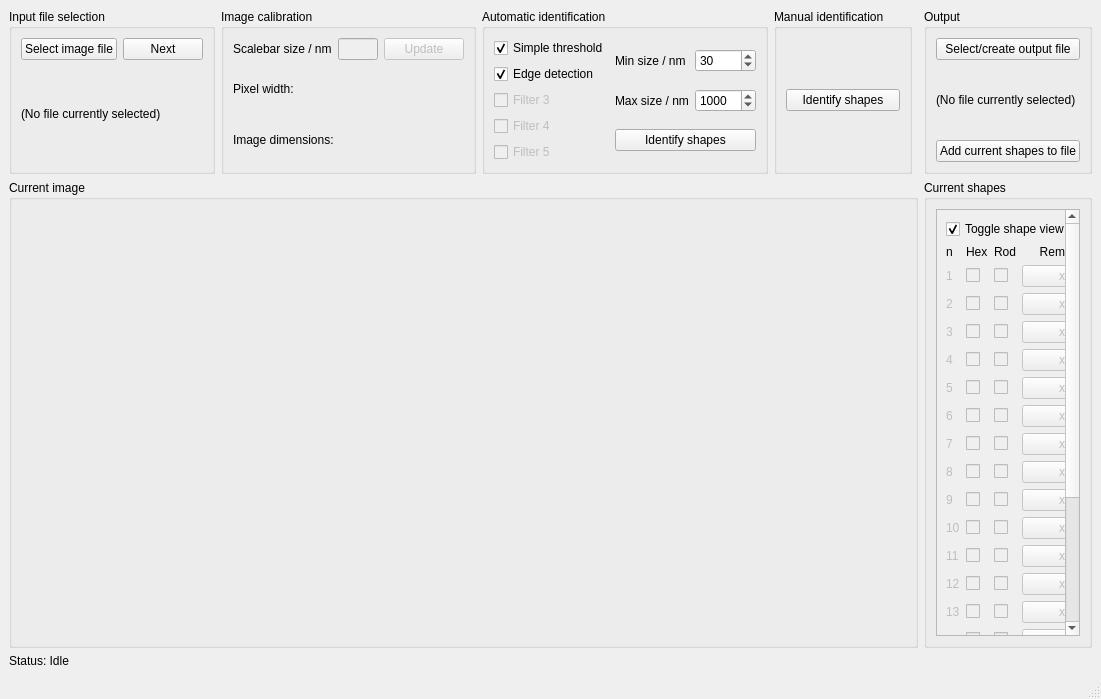
<?xml version="1.0" encoding="UTF-8"?>
<ui version="4.0">
 <class>MainWindow</class>
 <widget class="QMainWindow" name="MainWindow">
  <property name="geometry">
   <rect>
    <x>0</x>
    <y>0</y>
    <width>1101</width>
    <height>699</height>
   </rect>
  </property>
  <property name="windowTitle">
   <string>SEM Particle Counter</string>
  </property>
  <widget class="QWidget" name="centralwidget">
   <layout class="QGridLayout" name="gridLayout">
    <item row="0" column="4">
     <spacer name="horizontalSpacer_3">
      <property name="orientation">
       <enum>Qt::Horizontal</enum>
      </property>
      <property name="sizeHint" stdset="0">
       <size>
        <width>20</width>
        <height>20</height>
       </size>
      </property>
     </spacer>
    </item>
    <item row="2" column="0">
     <widget class="QLabel" name="label_statusbar">
      <property name="text">
       <string>Status: Idle</string>
      </property>
     </widget>
    </item>
    <item row="0" column="2">
     <widget class="QGroupBox" name="groupBox_5">
      <property name="title">
       <string>Automatic identification</string>
      </property>
      <layout class="QGridLayout" name="gridLayout_9">
       <item row="0" column="2">
        <layout class="QGridLayout" name="gridLayout_8">
         <item row="1" column="0" colspan="2">
          <widget class="QCheckBox" name="checkBox_f2">
           <property name="text">
            <string>Edge detection</string>
           </property>
           <property name="checked">
            <bool>true</bool>
           </property>
          </widget>
         </item>
         <item row="3" column="0" colspan="2">
          <widget class="QCheckBox" name="checkBox_f4">
           <property name="enabled">
            <bool>false</bool>
           </property>
           <property name="text">
            <string>Filter 4</string>
           </property>
           <property name="checkable">
            <bool>false</bool>
           </property>
          </widget>
         </item>
         <item row="2" column="0" colspan="2">
          <widget class="QCheckBox" name="checkBox_f3">
           <property name="enabled">
            <bool>false</bool>
           </property>
           <property name="text">
            <string>Filter 3</string>
           </property>
           <property name="checkable">
            <bool>false</bool>
           </property>
          </widget>
         </item>
         <item row="4" column="0" colspan="2">
          <widget class="QCheckBox" name="checkBox_f5">
           <property name="enabled">
            <bool>false</bool>
           </property>
           <property name="text">
            <string>Filter 5</string>
           </property>
           <property name="checkable">
            <bool>true</bool>
           </property>
          </widget>
         </item>
         <item row="0" column="0" colspan="2">
          <widget class="QCheckBox" name="checkBox_f1">
           <property name="text">
            <string>Simple threshold</string>
           </property>
           <property name="checked">
            <bool>true</bool>
           </property>
          </widget>
         </item>
        </layout>
       </item>
       <item row="0" column="3">
        <layout class="QGridLayout" name="gridLayout_7">
         <item row="1" column="0">
          <widget class="QLabel" name="label_4">
           <property name="text">
            <string>Max size / nm</string>
           </property>
          </widget>
         </item>
         <item row="0" column="1">
          <widget class="QSpinBox" name="spinBox_minsize">
           <property name="maximum">
            <number>10000</number>
           </property>
           <property name="value">
            <number>30</number>
           </property>
          </widget>
         </item>
         <item row="1" column="1">
          <widget class="QSpinBox" name="spinBox_maxsize">
           <property name="maximum">
            <number>10000</number>
           </property>
           <property name="value">
            <number>1000</number>
           </property>
          </widget>
         </item>
         <item row="0" column="0">
          <widget class="QLabel" name="label_3">
           <property name="text">
            <string>Min size / nm</string>
           </property>
          </widget>
         </item>
         <item row="2" column="0" colspan="2">
          <widget class="QPushButton" name="pushButton_autoidentify">
           <property name="text">
            <string>Identify shapes</string>
           </property>
          </widget>
         </item>
        </layout>
       </item>
      </layout>
     </widget>
    </item>
    <item row="0" column="3">
     <widget class="QGroupBox" name="groupBox_6">
      <property name="title">
       <string>Manual identification</string>
      </property>
      <layout class="QGridLayout" name="gridLayout_10">
       <item row="0" column="0">
        <widget class="QPushButton" name="pushButton_manualidentify">
         <property name="text">
          <string>Identify shapes</string>
         </property>
        </widget>
       </item>
      </layout>
     </widget>
    </item>
    <item row="0" column="5">
     <widget class="QGroupBox" name="groupBox_7">
      <property name="title">
       <string>Output</string>
      </property>
      <layout class="QGridLayout" name="gridLayout_11">
       <item row="0" column="0">
        <widget class="QPushButton" name="pushButton">
         <property name="text">
          <string>Select/create output file</string>
         </property>
        </widget>
       </item>
       <item row="1" column="0">
        <widget class="QLabel" name="label_6">
         <property name="text">
          <string>(No file currently selected)</string>
         </property>
        </widget>
       </item>
       <item row="2" column="0">
        <widget class="QPushButton" name="pushButton_2">
         <property name="text">
          <string>Add current shapes to file</string>
         </property>
        </widget>
       </item>
      </layout>
     </widget>
    </item>
    <item row="0" column="0">
     <widget class="QGroupBox" name="groupBox">
      <property name="title">
       <string>Input file selection</string>
      </property>
      <layout class="QGridLayout" name="gridLayout_3">
       <item row="0" column="0">
        <layout class="QGridLayout" name="gridLayout_2">
         <item row="0" column="0">
          <widget class="QPushButton" name="pushButton_fileinput">
           <property name="text">
            <string>Select image file</string>
           </property>
          </widget>
         </item>
         <item row="0" column="1">
          <widget class="QPushButton" name="pushButton_nextimage">
           <property name="text">
            <string>Next</string>
           </property>
          </widget>
         </item>
         <item row="1" column="0" colspan="2">
          <widget class="QLabel" name="label_inputname">
           <property name="text">
            <string>(No file currently selected)</string>
           </property>
           <property name="wordWrap">
            <bool>true</bool>
           </property>
          </widget>
         </item>
        </layout>
       </item>
      </layout>
     </widget>
    </item>
    <item row="0" column="1">
     <widget class="QGroupBox" name="groupBox_2">
      <property name="title">
       <string>Image calibration</string>
      </property>
      <layout class="QGridLayout" name="gridLayout_5">
       <item row="0" column="0">
        <layout class="QGridLayout" name="gridLayout_4">
         <item row="0" column="3">
          <widget class="QPushButton" name="pushButton_updatescalenm">
           <property name="enabled">
            <bool>false</bool>
           </property>
           <property name="text">
            <string>Update</string>
           </property>
          </widget>
         </item>
         <item row="0" column="0" colspan="2">
          <widget class="QLabel" name="label">
           <property name="text">
            <string>Scalebar size / nm</string>
           </property>
          </widget>
         </item>
         <item row="0" column="2">
          <widget class="QLineEdit" name="lineEdit_scalenm">
           <property name="enabled">
            <bool>false</bool>
           </property>
          </widget>
         </item>
         <item row="1" column="0" colspan="4">
          <widget class="QLabel" name="label_pxwidth">
           <property name="text">
            <string>Pixel width:</string>
           </property>
          </widget>
         </item>
         <item row="2" column="0" colspan="4">
          <widget class="QLabel" name="label_imdim">
           <property name="text">
            <string>Image dimensions:</string>
           </property>
          </widget>
         </item>
        </layout>
       </item>
      </layout>
     </widget>
    </item>
    <item row="1" column="0" colspan="5">
     <widget class="QGroupBox" name="groupBox_3">
      <property name="title">
       <string>Current image</string>
      </property>
      <layout class="QGridLayout" name="gridLayout_6">
       <item row="1" column="1">
        <spacer name="verticalSpacer">
         <property name="orientation">
          <enum>Qt::Vertical</enum>
         </property>
         <property name="sizeHint" stdset="0">
          <size>
           <width>20</width>
           <height>40</height>
          </size>
         </property>
        </spacer>
       </item>
       <item row="0" column="0">
        <spacer name="horizontalSpacer">
         <property name="orientation">
          <enum>Qt::Horizontal</enum>
         </property>
         <property name="sizeHint" stdset="0">
          <size>
           <width>40</width>
           <height>20</height>
          </size>
         </property>
        </spacer>
       </item>
       <item row="1" column="0">
        <layout class="QVBoxLayout" name="verticalLayout_plotwindow"/>
       </item>
      </layout>
     </widget>
    </item>
    <item row="1" column="5">
     <widget class="QGroupBox" name="groupBox_4">
      <property name="title">
       <string>Current shapes</string>
      </property>
      <layout class="QGridLayout" name="gridLayout_12">
       <item row="0" column="0" colspan="2">
        <widget class="QScrollArea" name="scrollArea">
         <property name="horizontalScrollBarPolicy">
          <enum>Qt::ScrollBarAlwaysOff</enum>
         </property>
         <property name="sizeAdjustPolicy">
          <enum>QAbstractScrollArea::AdjustToContents</enum>
         </property>
         <property name="widgetResizable">
          <bool>true</bool>
         </property>
         <widget class="QWidget" name="scrollAreaWidgetContents">
          <property name="geometry">
           <rect>
            <x>0</x>
            <y>0</y>
            <width>161</width>
            <height>636</height>
           </rect>
          </property>
          <layout class="QGridLayout" name="gridLayout_13">
           <item row="19" column="2">
            <widget class="QCheckBox" name="checkBox_rod_18">
             <property name="enabled">
              <bool>false</bool>
             </property>
             <property name="text">
              <string/>
             </property>
            </widget>
           </item>
           <item row="19" column="3">
            <widget class="QPushButton" name="pushButton_remove_18">
             <property name="enabled">
              <bool>false</bool>
             </property>
             <property name="text">
              <string>x</string>
             </property>
            </widget>
           </item>
           <item row="17" column="2">
            <widget class="QCheckBox" name="checkBox_rod_16">
             <property name="enabled">
              <bool>false</bool>
             </property>
             <property name="text">
              <string/>
             </property>
            </widget>
           </item>
           <item row="21" column="0">
            <widget class="QLabel" name="label_n_20">
             <property name="enabled">
              <bool>false</bool>
             </property>
             <property name="text">
              <string>20</string>
             </property>
            </widget>
           </item>
           <item row="18" column="1">
            <widget class="QCheckBox" name="checkBox_hex_17">
             <property name="enabled">
              <bool>false</bool>
             </property>
             <property name="text">
              <string/>
             </property>
            </widget>
           </item>
           <item row="16" column="1">
            <widget class="QCheckBox" name="checkBox_hex_15">
             <property name="enabled">
              <bool>false</bool>
             </property>
             <property name="text">
              <string/>
             </property>
            </widget>
           </item>
           <item row="15" column="2">
            <widget class="QCheckBox" name="checkBox_rod_14">
             <property name="enabled">
              <bool>false</bool>
             </property>
             <property name="text">
              <string/>
             </property>
            </widget>
           </item>
           <item row="14" column="2">
            <widget class="QCheckBox" name="checkBox_rod_13">
             <property name="enabled">
              <bool>false</bool>
             </property>
             <property name="text">
              <string/>
             </property>
            </widget>
           </item>
           <item row="16" column="3">
            <widget class="QPushButton" name="pushButton_remove_15">
             <property name="enabled">
              <bool>false</bool>
             </property>
             <property name="text">
              <string>x</string>
             </property>
            </widget>
           </item>
           <item row="17" column="3">
            <widget class="QPushButton" name="pushButton_remove_16">
             <property name="enabled">
              <bool>false</bool>
             </property>
             <property name="text">
              <string>x</string>
             </property>
            </widget>
           </item>
           <item row="18" column="2">
            <widget class="QCheckBox" name="checkBox_rod_17">
             <property name="enabled">
              <bool>false</bool>
             </property>
             <property name="text">
              <string/>
             </property>
            </widget>
           </item>
           <item row="20" column="0">
            <widget class="QLabel" name="label_n_19">
             <property name="enabled">
              <bool>false</bool>
             </property>
             <property name="text">
              <string>19</string>
             </property>
            </widget>
           </item>
           <item row="19" column="0">
            <widget class="QLabel" name="label_n_18">
             <property name="enabled">
              <bool>false</bool>
             </property>
             <property name="text">
              <string>18</string>
             </property>
            </widget>
           </item>
           <item row="20" column="1">
            <widget class="QCheckBox" name="checkBox_hex_19">
             <property name="enabled">
              <bool>false</bool>
             </property>
             <property name="text">
              <string/>
             </property>
            </widget>
           </item>
           <item row="18" column="0">
            <widget class="QLabel" name="label_n_17">
             <property name="enabled">
              <bool>false</bool>
             </property>
             <property name="text">
              <string>17</string>
             </property>
            </widget>
           </item>
           <item row="15" column="0">
            <widget class="QLabel" name="label_n_14">
             <property name="enabled">
              <bool>false</bool>
             </property>
             <property name="text">
              <string>14</string>
             </property>
            </widget>
           </item>
           <item row="17" column="1">
            <widget class="QCheckBox" name="checkBox_hex_16">
             <property name="enabled">
              <bool>false</bool>
             </property>
             <property name="text">
              <string/>
             </property>
            </widget>
           </item>
           <item row="18" column="3">
            <widget class="QPushButton" name="pushButton_remove_17">
             <property name="enabled">
              <bool>false</bool>
             </property>
             <property name="text">
              <string>x</string>
             </property>
            </widget>
           </item>
           <item row="20" column="2">
            <widget class="QCheckBox" name="checkBox_rod_19">
             <property name="enabled">
              <bool>false</bool>
             </property>
             <property name="text">
              <string/>
             </property>
            </widget>
           </item>
           <item row="19" column="1">
            <widget class="QCheckBox" name="checkBox_hex_18">
             <property name="enabled">
              <bool>false</bool>
             </property>
             <property name="text">
              <string/>
             </property>
            </widget>
           </item>
           <item row="15" column="1">
            <widget class="QCheckBox" name="checkBox_hex_14">
             <property name="enabled">
              <bool>false</bool>
             </property>
             <property name="text">
              <string/>
             </property>
            </widget>
           </item>
           <item row="20" column="3">
            <widget class="QPushButton" name="pushButton_remove_19">
             <property name="enabled">
              <bool>false</bool>
             </property>
             <property name="text">
              <string>x</string>
             </property>
            </widget>
           </item>
           <item row="16" column="2">
            <widget class="QCheckBox" name="checkBox_rod_15">
             <property name="enabled">
              <bool>false</bool>
             </property>
             <property name="text">
              <string/>
             </property>
            </widget>
           </item>
           <item row="14" column="3">
            <widget class="QPushButton" name="pushButton_remove_13">
             <property name="enabled">
              <bool>false</bool>
             </property>
             <property name="text">
              <string>x</string>
             </property>
            </widget>
           </item>
           <item row="15" column="3">
            <widget class="QPushButton" name="pushButton_remove_14">
             <property name="enabled">
              <bool>false</bool>
             </property>
             <property name="text">
              <string>x</string>
             </property>
            </widget>
           </item>
           <item row="16" column="0">
            <widget class="QLabel" name="label_n_15">
             <property name="enabled">
              <bool>false</bool>
             </property>
             <property name="text">
              <string>15</string>
             </property>
            </widget>
           </item>
           <item row="17" column="0">
            <widget class="QLabel" name="label_n_16">
             <property name="enabled">
              <bool>false</bool>
             </property>
             <property name="text">
              <string>16</string>
             </property>
            </widget>
           </item>
           <item row="21" column="1">
            <widget class="QCheckBox" name="checkBox_hex_20">
             <property name="enabled">
              <bool>false</bool>
             </property>
             <property name="text">
              <string/>
             </property>
            </widget>
           </item>
           <item row="21" column="2">
            <widget class="QCheckBox" name="checkBox_rod_20">
             <property name="enabled">
              <bool>false</bool>
             </property>
             <property name="text">
              <string/>
             </property>
            </widget>
           </item>
           <item row="21" column="3">
            <widget class="QPushButton" name="pushButton_remove_20">
             <property name="enabled">
              <bool>false</bool>
             </property>
             <property name="text">
              <string>x</string>
             </property>
            </widget>
           </item>
           <item row="1" column="3">
            <widget class="QLabel" name="label_10">
             <property name="text">
              <string>Remove</string>
             </property>
             <property name="alignment">
              <set>Qt::AlignCenter</set>
             </property>
            </widget>
           </item>
           <item row="2" column="3">
            <widget class="QPushButton" name="pushButton_remove">
             <property name="enabled">
              <bool>false</bool>
             </property>
             <property name="text">
              <string>x</string>
             </property>
             <property name="default">
              <bool>false</bool>
             </property>
             <property name="flat">
              <bool>false</bool>
             </property>
            </widget>
           </item>
           <item row="1" column="2">
            <widget class="QLabel" name="label_9">
             <property name="text">
              <string>Rod</string>
             </property>
            </widget>
           </item>
           <item row="2" column="1">
            <widget class="QCheckBox" name="checkBox_hex">
             <property name="enabled">
              <bool>false</bool>
             </property>
             <property name="text">
              <string/>
             </property>
            </widget>
           </item>
           <item row="3" column="0">
            <widget class="QLabel" name="label_n_2">
             <property name="enabled">
              <bool>false</bool>
             </property>
             <property name="text">
              <string>2</string>
             </property>
            </widget>
           </item>
           <item row="3" column="2">
            <widget class="QCheckBox" name="checkBox_rod_2">
             <property name="enabled">
              <bool>false</bool>
             </property>
             <property name="text">
              <string/>
             </property>
            </widget>
           </item>
           <item row="1" column="0">
            <widget class="QLabel" name="label_7">
             <property name="text">
              <string>n</string>
             </property>
            </widget>
           </item>
           <item row="1" column="1">
            <widget class="QLabel" name="label_8">
             <property name="text">
              <string>Hex</string>
             </property>
            </widget>
           </item>
           <item row="3" column="3">
            <widget class="QPushButton" name="pushButton_remove_2">
             <property name="enabled">
              <bool>false</bool>
             </property>
             <property name="text">
              <string>x</string>
             </property>
            </widget>
           </item>
           <item row="4" column="1">
            <widget class="QCheckBox" name="checkBox_hex_3">
             <property name="enabled">
              <bool>false</bool>
             </property>
             <property name="text">
              <string/>
             </property>
            </widget>
           </item>
           <item row="4" column="3">
            <widget class="QPushButton" name="pushButton_remove_3">
             <property name="enabled">
              <bool>false</bool>
             </property>
             <property name="text">
              <string>x</string>
             </property>
            </widget>
           </item>
           <item row="5" column="0">
            <widget class="QLabel" name="label_n_4">
             <property name="enabled">
              <bool>false</bool>
             </property>
             <property name="text">
              <string>4</string>
             </property>
            </widget>
           </item>
           <item row="5" column="1">
            <widget class="QCheckBox" name="checkBox_hex_4">
             <property name="enabled">
              <bool>false</bool>
             </property>
             <property name="text">
              <string/>
             </property>
            </widget>
           </item>
           <item row="2" column="0">
            <widget class="QLabel" name="label_n">
             <property name="enabled">
              <bool>false</bool>
             </property>
             <property name="text">
              <string>1</string>
             </property>
            </widget>
           </item>
           <item row="3" column="1">
            <widget class="QCheckBox" name="checkBox_hex_2">
             <property name="enabled">
              <bool>false</bool>
             </property>
             <property name="text">
              <string/>
             </property>
            </widget>
           </item>
           <item row="0" column="0" colspan="4">
            <widget class="QCheckBox" name="checkBox_toggleshapes">
             <property name="text">
              <string>Toggle shape view</string>
             </property>
             <property name="checked">
              <bool>true</bool>
             </property>
            </widget>
           </item>
           <item row="4" column="0">
            <widget class="QLabel" name="label_n_3">
             <property name="enabled">
              <bool>false</bool>
             </property>
             <property name="text">
              <string>3</string>
             </property>
            </widget>
           </item>
           <item row="2" column="2">
            <widget class="QCheckBox" name="checkBox_rod">
             <property name="enabled">
              <bool>false</bool>
             </property>
             <property name="text">
              <string/>
             </property>
            </widget>
           </item>
           <item row="4" column="2">
            <widget class="QCheckBox" name="checkBox_rod_3">
             <property name="enabled">
              <bool>false</bool>
             </property>
             <property name="text">
              <string/>
             </property>
            </widget>
           </item>
           <item row="7" column="1">
            <widget class="QCheckBox" name="checkBox_hex_6">
             <property name="enabled">
              <bool>false</bool>
             </property>
             <property name="text">
              <string/>
             </property>
            </widget>
           </item>
           <item row="8" column="3">
            <widget class="QPushButton" name="pushButton_remove_7">
             <property name="enabled">
              <bool>false</bool>
             </property>
             <property name="text">
              <string>x</string>
             </property>
            </widget>
           </item>
           <item row="10" column="0">
            <widget class="QLabel" name="label_n_9">
             <property name="enabled">
              <bool>false</bool>
             </property>
             <property name="text">
              <string>9</string>
             </property>
            </widget>
           </item>
           <item row="7" column="2">
            <widget class="QCheckBox" name="checkBox_rod_6">
             <property name="enabled">
              <bool>false</bool>
             </property>
             <property name="text">
              <string/>
             </property>
            </widget>
           </item>
           <item row="8" column="2">
            <widget class="QCheckBox" name="checkBox_rod_7">
             <property name="enabled">
              <bool>false</bool>
             </property>
             <property name="text">
              <string/>
             </property>
            </widget>
           </item>
           <item row="9" column="2">
            <widget class="QCheckBox" name="checkBox_rod_8">
             <property name="enabled">
              <bool>false</bool>
             </property>
             <property name="text">
              <string/>
             </property>
            </widget>
           </item>
           <item row="7" column="3">
            <widget class="QPushButton" name="pushButton_remove_6">
             <property name="enabled">
              <bool>false</bool>
             </property>
             <property name="text">
              <string>x</string>
             </property>
            </widget>
           </item>
           <item row="6" column="2">
            <widget class="QCheckBox" name="checkBox_rod_5">
             <property name="enabled">
              <bool>false</bool>
             </property>
             <property name="text">
              <string/>
             </property>
            </widget>
           </item>
           <item row="9" column="3">
            <widget class="QPushButton" name="pushButton_remove_8">
             <property name="enabled">
              <bool>false</bool>
             </property>
             <property name="text">
              <string>x</string>
             </property>
            </widget>
           </item>
           <item row="10" column="2">
            <widget class="QCheckBox" name="checkBox_rod_9">
             <property name="enabled">
              <bool>false</bool>
             </property>
             <property name="text">
              <string/>
             </property>
            </widget>
           </item>
           <item row="9" column="1">
            <widget class="QCheckBox" name="checkBox_hex_8">
             <property name="enabled">
              <bool>false</bool>
             </property>
             <property name="text">
              <string/>
             </property>
            </widget>
           </item>
           <item row="10" column="3">
            <widget class="QPushButton" name="pushButton_remove_9">
             <property name="enabled">
              <bool>false</bool>
             </property>
             <property name="text">
              <string>x</string>
             </property>
            </widget>
           </item>
           <item row="11" column="0">
            <widget class="QLabel" name="label_n_10">
             <property name="enabled">
              <bool>false</bool>
             </property>
             <property name="text">
              <string>10</string>
             </property>
            </widget>
           </item>
           <item row="11" column="1">
            <widget class="QCheckBox" name="checkBox_hex_10">
             <property name="enabled">
              <bool>false</bool>
             </property>
             <property name="text">
              <string/>
             </property>
            </widget>
           </item>
           <item row="5" column="2">
            <widget class="QCheckBox" name="checkBox_rod_4">
             <property name="enabled">
              <bool>false</bool>
             </property>
             <property name="text">
              <string/>
             </property>
            </widget>
           </item>
           <item row="10" column="1">
            <widget class="QCheckBox" name="checkBox_hex_9">
             <property name="enabled">
              <bool>false</bool>
             </property>
             <property name="text">
              <string/>
             </property>
            </widget>
           </item>
           <item row="8" column="0">
            <widget class="QLabel" name="label_n_7">
             <property name="enabled">
              <bool>false</bool>
             </property>
             <property name="text">
              <string>7</string>
             </property>
            </widget>
           </item>
           <item row="8" column="1">
            <widget class="QCheckBox" name="checkBox_hex_7">
             <property name="enabled">
              <bool>false</bool>
             </property>
             <property name="text">
              <string/>
             </property>
            </widget>
           </item>
           <item row="5" column="3">
            <widget class="QPushButton" name="pushButton_remove_4">
             <property name="enabled">
              <bool>false</bool>
             </property>
             <property name="text">
              <string>x</string>
             </property>
            </widget>
           </item>
           <item row="9" column="0">
            <widget class="QLabel" name="label_n_8">
             <property name="enabled">
              <bool>false</bool>
             </property>
             <property name="text">
              <string>8</string>
             </property>
            </widget>
           </item>
           <item row="6" column="1">
            <widget class="QCheckBox" name="checkBox_hex_5">
             <property name="enabled">
              <bool>false</bool>
             </property>
             <property name="text">
              <string/>
             </property>
            </widget>
           </item>
           <item row="6" column="3">
            <widget class="QPushButton" name="pushButton_remove_5">
             <property name="enabled">
              <bool>false</bool>
             </property>
             <property name="text">
              <string>x</string>
             </property>
            </widget>
           </item>
           <item row="6" column="0">
            <widget class="QLabel" name="label_n_5">
             <property name="enabled">
              <bool>false</bool>
             </property>
             <property name="text">
              <string>5</string>
             </property>
            </widget>
           </item>
           <item row="7" column="0">
            <widget class="QLabel" name="label_n_6">
             <property name="enabled">
              <bool>false</bool>
             </property>
             <property name="text">
              <string>6</string>
             </property>
            </widget>
           </item>
           <item row="12" column="0">
            <widget class="QLabel" name="label_n_11">
             <property name="enabled">
              <bool>false</bool>
             </property>
             <property name="text">
              <string>11</string>
             </property>
            </widget>
           </item>
           <item row="13" column="1">
            <widget class="QCheckBox" name="checkBox_hex_12">
             <property name="enabled">
              <bool>false</bool>
             </property>
             <property name="text">
              <string/>
             </property>
            </widget>
           </item>
           <item row="13" column="3">
            <widget class="QPushButton" name="pushButton_remove_12">
             <property name="enabled">
              <bool>false</bool>
             </property>
             <property name="text">
              <string>x</string>
             </property>
            </widget>
           </item>
           <item row="12" column="3">
            <widget class="QPushButton" name="pushButton_remove_11">
             <property name="enabled">
              <bool>false</bool>
             </property>
             <property name="text">
              <string>x</string>
             </property>
            </widget>
           </item>
           <item row="11" column="2">
            <widget class="QCheckBox" name="checkBox_rod_10">
             <property name="enabled">
              <bool>false</bool>
             </property>
             <property name="text">
              <string/>
             </property>
            </widget>
           </item>
           <item row="12" column="2">
            <widget class="QCheckBox" name="checkBox_rod_11">
             <property name="enabled">
              <bool>false</bool>
             </property>
             <property name="text">
              <string/>
             </property>
            </widget>
           </item>
           <item row="14" column="1">
            <widget class="QCheckBox" name="checkBox_hex_13">
             <property name="enabled">
              <bool>false</bool>
             </property>
             <property name="text">
              <string/>
             </property>
            </widget>
           </item>
           <item row="11" column="3">
            <widget class="QPushButton" name="pushButton_remove_10">
             <property name="enabled">
              <bool>false</bool>
             </property>
             <property name="text">
              <string>x</string>
             </property>
            </widget>
           </item>
           <item row="14" column="0">
            <widget class="QLabel" name="label_n_13">
             <property name="enabled">
              <bool>false</bool>
             </property>
             <property name="text">
              <string>13</string>
             </property>
            </widget>
           </item>
           <item row="12" column="1">
            <widget class="QCheckBox" name="checkBox_hex_11">
             <property name="enabled">
              <bool>false</bool>
             </property>
             <property name="text">
              <string/>
             </property>
            </widget>
           </item>
           <item row="13" column="0">
            <widget class="QLabel" name="label_n_12">
             <property name="enabled">
              <bool>false</bool>
             </property>
             <property name="text">
              <string>12</string>
             </property>
            </widget>
           </item>
           <item row="13" column="2">
            <widget class="QCheckBox" name="checkBox_rod_12">
             <property name="enabled">
              <bool>false</bool>
             </property>
             <property name="text">
              <string/>
             </property>
            </widget>
           </item>
          </layout>
         </widget>
        </widget>
       </item>
      </layout>
     </widget>
    </item>
   </layout>
  </widget>
  <widget class="QMenuBar" name="menubar">
   <property name="geometry">
    <rect>
     <x>0</x>
     <y>0</y>
     <width>1101</width>
     <height>22</height>
    </rect>
   </property>
  </widget>
  <widget class="QStatusBar" name="statusbar"/>
 </widget>
 <resources/>
 <connections/>
</ui>
